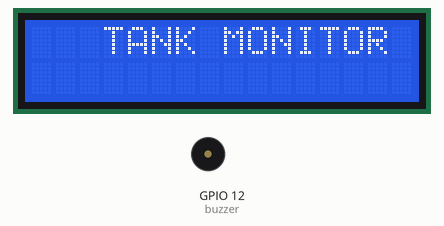
A sketch run on a simulated ESP8266 (NodeMCU). Parts: 16×2 character LCD, buzzer (waves = sounding, pin HIGH). What the sketch prints to the serial monitor is not drawn.

Above: at 0.1 s.
At 1.1 s:
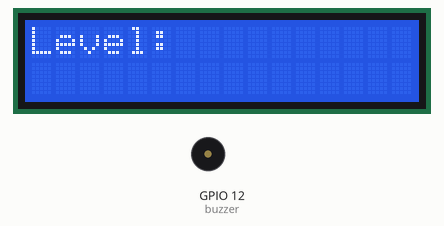

The sketch:

esp_server.ino
```cpp
#include <ESP8266WiFi.h>
#include <WiFiUdp.h>
#include<Wire.h>

#include <LiquidCrystal_I2C.h>

LiquidCrystal_I2C lcd(0x27, 16, 2);


const char *ssid = "TANK MONITOR";
const char *pass = "password";


unsigned int localPort = 2000; // local port to listen for UDP packets

IPAddress ServerIP(192,168,4,1);
IPAddress ClientIP(192,168,4,2);

int buzzer=12;
// A UDP instance to let us send and receive packets over UDP
WiFiUDP udp;

char packetBuffer[9];   //Where we get the UDP data
//=======================================================================
//                Setup
//=======================================================================
void setup()
{
    Serial.begin(9600);
    Serial.println();
    pinMode(12,OUTPUT);

    lcd.begin();
    lcd.backlight();
    lcd.clear();
    //HEADING
    lcd.setCursor(3,0);
    lcd.print("TANK MONITOR");
    delay(1000);


    WiFi.softAP(ssid, pass);    //Create Access point

    //Start UDP
    Serial.println("Starting UDP");
    udp.begin(localPort);
    Serial.print("Local port: ");
    Serial.println(udp.localPort());

}
//======================================================================
//                MAIN LOOP
//======================================================================
void loop()
{
  udp.parsePacket();
  udp.read(packetBuffer, UDP_TX_PACKET_MAX_SIZE);


  Serial.println("Data received ");

    Serial.print("Level = ");
    Serial.println(packetBuffer[0]);
    lcd.clear();
    lcd.setCursor(0,0);
    lcd.print("Level: ");
    digitalWrite(buzzer,LOW);
  if (packetBuffer[0]=='0')
  {
    Serial.println("HIGH");
   lcd.setCursor(0,7);
   lcd.print("High");
  digitalWrite(buzzer,HIGH);
  }
   else if (packetBuffer[0]=='1'){
  Serial.println("MEDIUM");
  lcd.setCursor(0,7);
   lcd.print("Medium");
   }
  else if(packetBuffer[0]=='2'){
   Serial.println("LOW");
  lcd.setCursor(0,7);
   lcd.print("Low");
  }
  else if(packetBuffer[0]=='3')
 {
  Serial.println("EXHAUSTED");
  lcd.setCursor(0,7);
   lcd.print("Exhausted");
 }

  delay(1000);

    packetBuffer[0]='x';

    udp.parsePacket();
  udp.read(packetBuffer, UDP_TX_PACKET_MAX_SIZE);
  }
```
